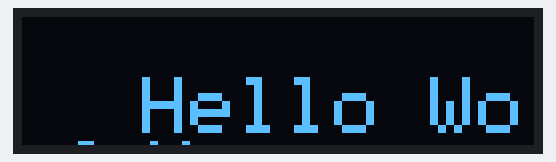
Simulated run of this sketch. Board: Arduino Uno, built with avr-gcc and run on an emulated ATmega328P. On the bench: 128×32 one-colour display.

Above: at 2.1 s.

The sketch:

basic_text.ino
```cpp
#include <Adafruit_GFX.h>
#include <Adafruit_GrayOLED.h>
#include <Adafruit_SPITFT.h>
#include <Adafruit_SPITFT_Macros.h>
#include <gfxfont.h>

#include <Adafruit_SSD1306.h>
#include <splash.h>

//#include <Wire.h>
//#include <Adafruit_GFX.h>
//#include <Adafruit_SSD1306.h>

#define SCREEN_WIDTH 128 // OLED display width,  in pixels
#define SCREEN_HEIGHT 32 // OLED display height, in pixels

// declare an SSD1306 display object connected to I2C
Adafruit_SSD1306 oled(SCREEN_WIDTH, SCREEN_HEIGHT, &Wire, -1);

void setup() {
// initialize OLED display with address 0x3C for 128x64
if (!oled.begin(SSD1306_SWITCHCAPVCC, 0x3C)) {
  Serial.println(F("SSD1306 allocation failed"));
  while (true);
  }

delay(2000);         // wait for initializing
  oled.clearDisplay(); // clear display

  oled.setTextSize(1);          // text size
  oled.setTextSize(2.5);       //set the font size, supports sizes from 1 to 8
  oled.setTextColor(WHITE);     // text color
  oled.setCursor(30, 15);        // position to display
  oled.println("Hello World!"); // text to display
  oled.display();               // show on OLED

}

void loop() {
  // put your main code here, to run repeatedly:
}
```
